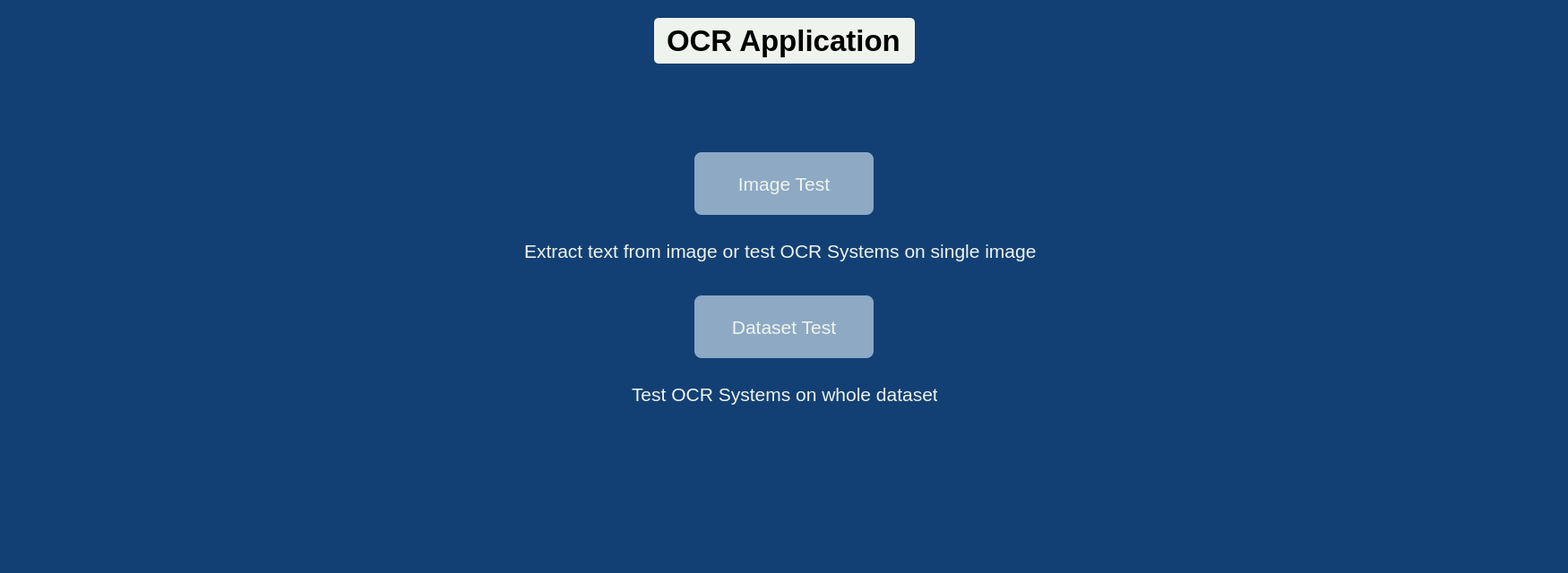
<?xml version="1.0" encoding="UTF-8"?>
<ui version="4.0">
 <class>MainWindow</class>
 <widget class="QMainWindow" name="MainWindow">
  <property name="geometry">
   <rect>
    <x>0</x>
    <y>0</y>
    <width>1750</width>
    <height>640</height>
   </rect>
  </property>
  <property name="windowTitle">
   <string>OCR_App</string>
  </property>
  <property name="styleSheet">
   <string notr="true">background-color: #134074;</string>
  </property>
  <widget class="QWidget" name="centralwidget">
   <widget class="QLabel" name="label">
    <property name="geometry">
     <rect>
      <x>730</x>
      <y>20</y>
      <width>291</width>
      <height>51</height>
     </rect>
    </property>
    <property name="minimumSize">
     <size>
      <width>141</width>
      <height>25</height>
     </size>
    </property>
    <property name="font">
     <font>
      <pointsize>25</pointsize>
      <weight>75</weight>
      <bold>true</bold>
     </font>
    </property>
    <property name="styleSheet">
     <string notr="true">color: black; background-color: #eef4ed; padding: 5px; border-radius: 5px; text-align: center;</string>
    </property>
    <property name="text">
     <string>OCR Application</string>
    </property>
   </widget>
   <widget class="QLabel" name="description1">
    <property name="geometry">
     <rect>
      <x>585</x>
      <y>260</y>
      <width>581</width>
      <height>41</height>
     </rect>
    </property>
    <property name="font">
     <font>
      <pointsize>16</pointsize>
      <weight>50</weight>
      <bold>false</bold>
     </font>
    </property>
    <property name="styleSheet">
     <string notr="true">color: #eef4ed;</string>
    </property>
    <property name="text">
     <string>Extract text from image or test OCR Systems on single image</string>
    </property>
   </widget>
   <widget class="QLabel" name="description2">
    <property name="geometry">
     <rect>
      <x>705</x>
      <y>420</y>
      <width>341</width>
      <height>41</height>
     </rect>
    </property>
    <property name="font">
     <font>
      <pointsize>16</pointsize>
      <weight>50</weight>
      <bold>false</bold>
     </font>
    </property>
    <property name="styleSheet">
     <string notr="true">color: #eef4ed;</string>
    </property>
    <property name="text">
     <string>Test OCR Systems on whole dataset</string>
    </property>
   </widget>
   <widget class="QPushButton" name="image_button">
    <property name="geometry">
     <rect>
      <x>775</x>
      <y>170</y>
      <width>200</width>
      <height>70</height>
     </rect>
    </property>
    <property name="font">
     <font>
      <pointsize>16</pointsize>
     </font>
    </property>
    <property name="styleSheet">
     <string notr="true">background-color: #8da9c4; color: #eef4ed; border-radius: 8px;</string>
    </property>
    <property name="text">
     <string>Image Test</string>
    </property>
   </widget>
   <widget class="QPushButton" name="dataset_button">
    <property name="geometry">
     <rect>
      <x>775</x>
      <y>330</y>
      <width>200</width>
      <height>70</height>
     </rect>
    </property>
    <property name="font">
     <font>
      <pointsize>16</pointsize>
     </font>
    </property>
    <property name="styleSheet">
     <string notr="true">background-color: #8da9c4; color: #eef4ed; border-radius: 8px;</string>
    </property>
    <property name="text">
     <string>Dataset Test</string>
    </property>
   </widget>
  </widget>
  <widget class="QMenuBar" name="menubar">
   <property name="geometry">
    <rect>
     <x>0</x>
     <y>0</y>
     <width>1750</width>
     <height>21</height>
    </rect>
   </property>
  </widget>
  <widget class="QStatusBar" name="statusbar"/>
 </widget>
 <resources/>
 <connections/>
</ui>
